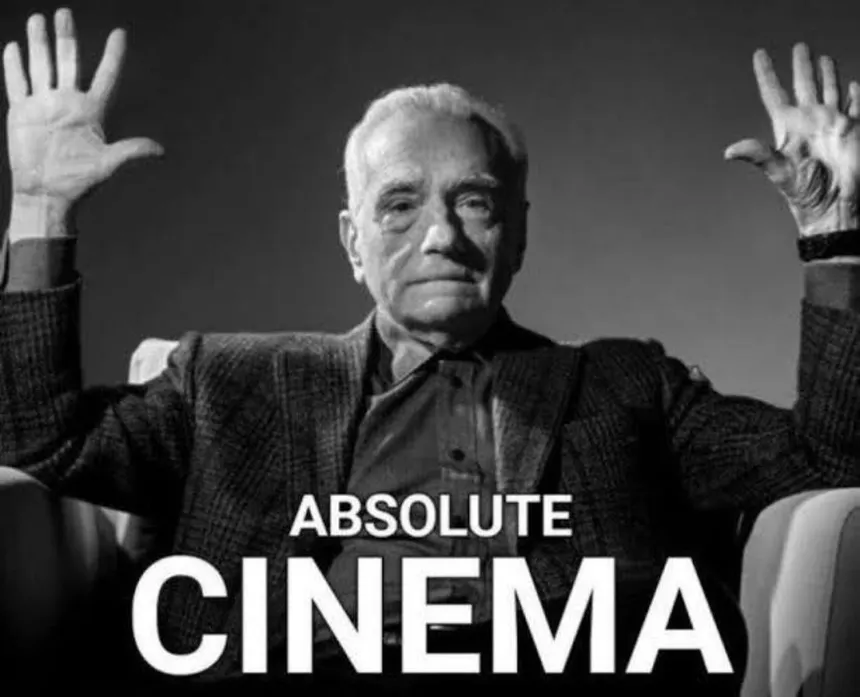
#> input picture face_cinema.png, 860 x 697 px
$ python -i funcoes.py   (imports and definitions only)
#> lines starting #> are read from the running program, lines starting #| are printed output that depends on the picture
import cv2
import numpy as np

EMOJI_SIZE = 100

# Carrega e redimensiona imagem com transparência
def load_and_resize(path, size=EMOJI_SIZE):
#> called with path = 'face_cinema.png', size = 100
    img = cv2.imread(path, cv2.IMREAD_UNCHANGED)
#> img is the input picture: shape (697, 860, 3); mean B, G, R 70.7, 70.7, 70.7
    if img is None:
        raise FileNotFoundError(f"Imagem não encontrada: {path}")
    img = cv2.resize(img, (size, size), interpolation=cv2.INTER_AREA)
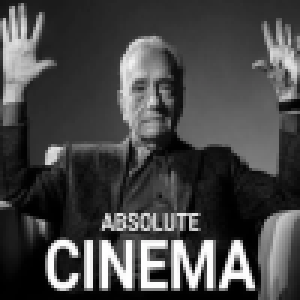
#> img: shape (100, 100, 3) (shown 3 times larger); mean B, G, R 70.7, 70.7, 70.7
    # Garante 4 canais (BGRA)
    if img.shape[2] == 3:
        b, g, r = cv2.split(img)
        alpha = np.ones(b.shape, dtype=b.dtype) * 255
        img = cv2.merge((b, g, r, alpha))
#> img: shape (100, 100, 4)
    return img

# Função para sobrepor imagem com transparência
# [48 lines left out: functions overlay_image, carregar_emojis, mao_aberta, not called in this run]

>>> result = load_and_resize('face_cinema.png')

$ run again, on face_happy.png
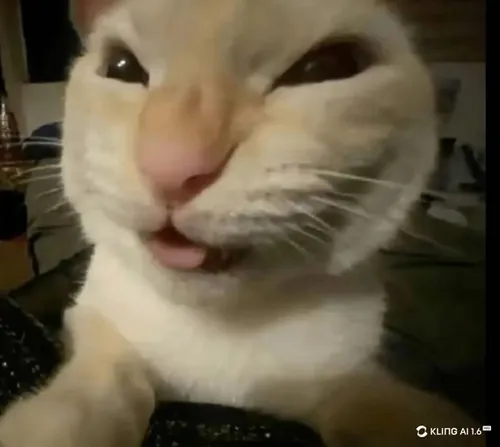
#> input picture face_happy.png, 500 x 447 px
#> in load_and_resize, img is the input picture: shape (447, 500, 3); mean B, G, R 67.9, 89.7, 100.6
#> in load_and_resize, `b, g, r = cv2.split(img)`:
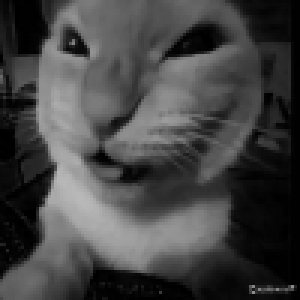
#> b: shape (100, 100) (shown 3 times larger); min 0, max 185, mean 67.9
#> in load_and_resize, `b, g, r = cv2.split(img)`:
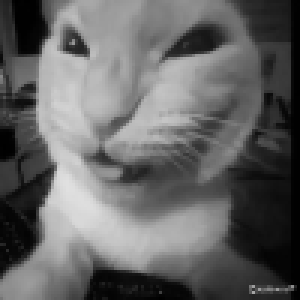
#> r: shape (100, 100) (shown 3 times larger); min 0, max 224, mean 100.6

$ run again, on face_neutral.png
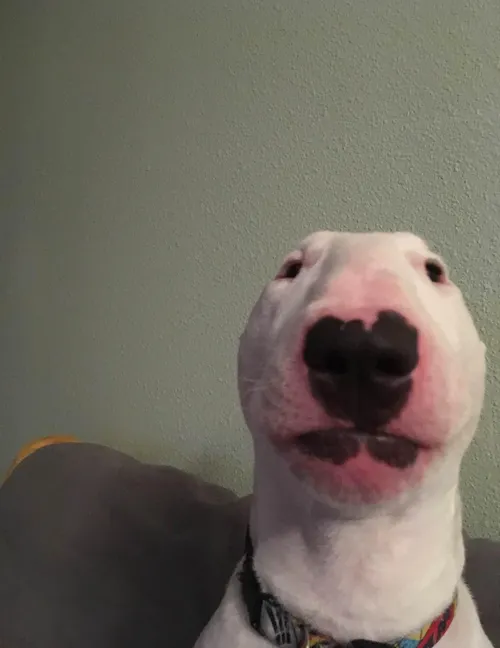
#> input picture face_neutral.png, 500 x 648 px
#> in load_and_resize, img is the input picture: shape (648, 500, 3); mean B, G, R 94.5, 104.7, 110.8
#> in load_and_resize, `img = cv2.resize(img, (size, size), interpolation=cv2.INTER_AREA)`:
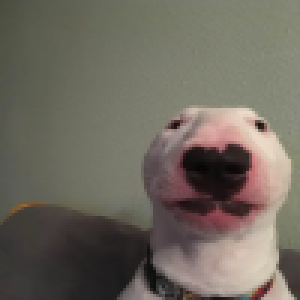
#> img: shape (100, 100, 3) (shown 3 times larger); mean B, G, R 94.5, 104.7, 110.8
#> in load_and_resize, `b, g, r = cv2.split(img)`:
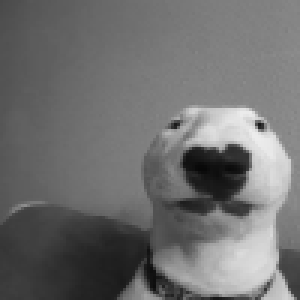
#> r: shape (100, 100) (shown 3 times larger); min 8, max 236, mean 110.8
